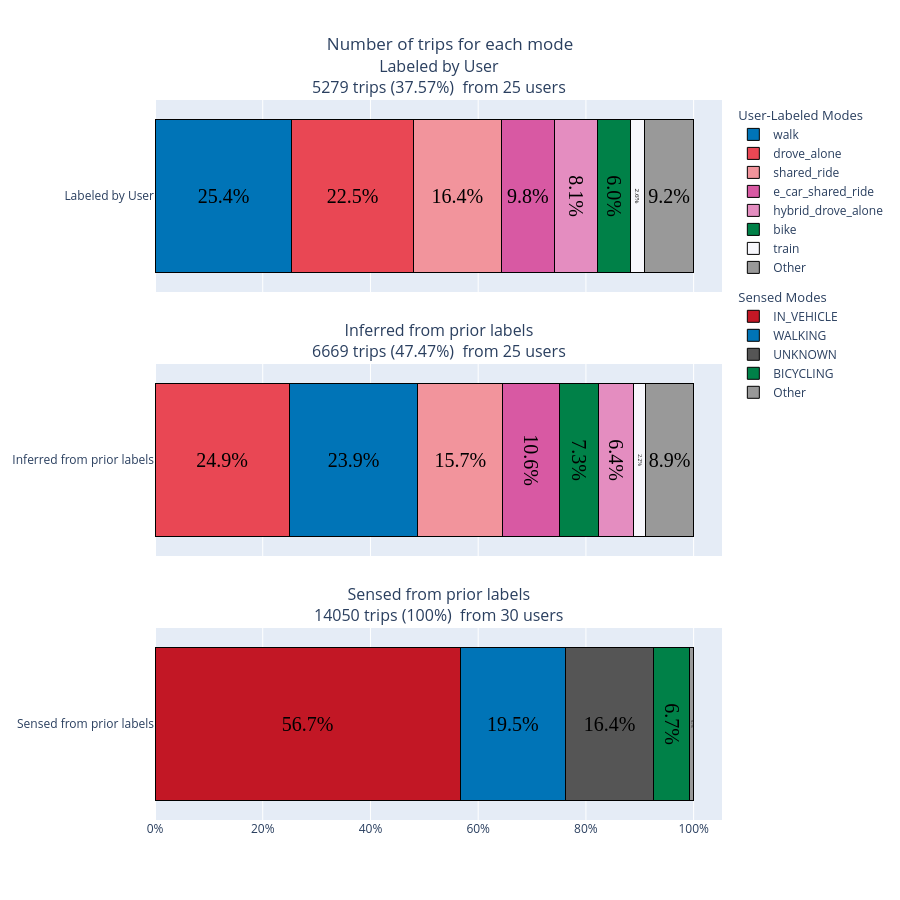

Notebook cell for this chart:
### Code cell
text_results = [["Unmodified Alt Text", "Unmodified HTML"], ["Unmodified Alt Text", "Unmodified HTML"], ["Unmodified Alt Text", "Unmodified HTML"]]

panels = [
    {
        "df": expanded_ct,
        "text": stacked_bar_quality_text_labeled,
        "label": "Labeled by User",
        "legend_title": "User-Labeled Modes",
        "mode_col": "mode_confirm_w_other",
        "colors": colors_mode,
        "show_legend": True
    },

    {
        "df": expanded_ct_inferred,
        "text": stacked_bar_quality_text_inferred,
        "label": "Inferred from prior labels",
        "legend_title": "Inferred Modes",
        "mode_col": "mode_confirm_w_other",
        "colors": colors_mode,
        "show_legend": False
    },

    {
        "df": expanded_ct_sensed,
        "text": stacked_bar_quality_text_sensed,
        "label": "Sensed from prior labels",
        "legend_title": "Sensed Modes",
        "mode_col": "primary_mode",
        "colors": colors_sensed,
        "show_legend": True
    }
]

#layout + column params - TITLE IS DEFINED IN LAYOUT below, NOT IN BUILD_TRIP_PLOT
plot_title = "Number of trips for each mode"
plot_one_layout = dict(height=900,barmode='stack',showlegend=True,title=dict(text=plot_title, x=0.5),legend=dict(orientation="v",traceorder="grouped",tracegroupgap=10))

fig, filename = build_trip_plot(
    distance_col="distance",
    plot_title="Number of trips for each mode",
    file_name="Number_trips_each_mode",
    panels=panels,
    threshold=0.02,
    layout=plot_one_layout
)

fig.update_layout(plot_one_layout)

### Figure 1 — Plotly figure (JSON) as saved in the notebook; plotly's stock layout.template omitted (floating-point values rounded to 4 significant figures)
{"data": [{"hovertemplate": "walk: 25.4%<extra></extra>", "insidetextanchor": "middle", "insidetextfont": {"color": "black", "family": "Times", "size": 20}, "legendgroup": "group_labeled_by_user", "legendgrouptitle": {"text": "User-Labeled Modes"}, "marker": {"color": "#0074b7", "line": {"color": "black", "width": 1}}, "name": "walk", "orientation": "h", "showlegend": true, "text": ["25.4%"], "textposition": "inside", "type": "bar", "x": [0.2542], "xaxis": "x", "y": ["Labeled by User"], "yaxis": "y"}, {"hovertemplate": "drove_alone: 22.5%<extra></extra>", "insidetextanchor": "middle", "insidetextfont": {"color": "black", "family": "Times", "size": 20}, "legendgroup": "group_labeled_by_user", "legendgrouptitle": {"text": "User-Labeled Modes"}, "marker": {"color": "#e94754", "line": {"color": "black", "width": 1}}, "name": "drove_alone", "orientation": "h", "showlegend": true, "text": ["22.5%"], "textposition": "inside", "type": "bar", "x": [0.225], "xaxis": "x", "y": ["Labeled by User"], "yaxis": "y"}, {"hovertemplate": "shared_ride: 16.4%<extra></extra>", "insidetextanchor": "middle", "insidetextfont": {"color": "black", "family": "Times", "size": 20}, "legendgroup": "group_labeled_by_user", "legendgrouptitle": {"text": "User-Labeled Modes"}, "marker": {"color": "#f2949c", "line": {"color": "black", "width": 1}}, "name": "shared_ride", "orientation": "h", "showlegend": true, "text": ["16.4%"], "textposition": "inside", "type": "bar", "x": [0.1637], "xaxis": "x", "y": ["Labeled by User"], "yaxis": "y"}, {"hovertemplate": "e_car_shared_ride: 9.8%<extra></extra>", "insidetextanchor": "middle", "insidetextfont": {"color": "black", "family": "Times", "size": 20}, "legendgroup": "group_labeled_by_user", "legendgrouptitle": {"text": "User-Labeled Modes"}, "marker": {"color": "#d859a3", "line": {"color": "black", "width": 1}}, "name": "e_car_shared_ride", "orientation": "h", "showlegend": true, "text": ["9.8%"], "textposition": "inside", "type": "bar", "x": [0.09831], "xaxis": "x", "y": ["Labeled by User"], "yaxis": "y"}, {"hovertemplate": "hybrid_drove_alone: 8.1%<extra></extra>", "insidetextanchor": "middle", "insidetextfont": {"color": "black", "family": "Times", "size": 20}, "legendgroup": "group_labeled_by_user", "legendgrouptitle": {"text": "User-Labeled Modes"}, "marker": {"color": "#e48dc0", "line": {"color": "black", "width": 1}}, "name": "hybrid_drove_alone", "orientation": "h", "showlegend": true, "text": ["8.1%"], "textposition": "inside", "type": "bar", "x": [0.08089], "xaxis": "x", "y": ["Labeled by User"], "yaxis": "y"}, {"hovertemplate": "bike: 6.0%<extra></extra>", "insidetextanchor": "middle", "insidetextfont": {"color": "black", "family": "Times", "size": 20}, "legendgroup": "group_labeled_by_user", "legendgrouptitle": {"text": "User-Labeled Modes"}, "marker": {"color": "#008148", "line": {"color": "black", "width": 1}}, "name": "bike", "orientation": "h", "showlegend": true, "text": ["6.0%"], "textposition": "inside", "type": "bar", "x": [0.06043], "xaxis": "x", "y": ["Labeled by User"], "yaxis": "y"}, {"hovertemplate": "train: 2.6%<extra></extra>", "insidetextanchor": "middle", "insidetextfont": {"color": "black", "family": "Times", "size": 20}, "legendgroup": "group_labeled_by_user", "legendgrouptitle": {"text": "User-Labeled Modes"}, "marker": {"color": "#f7f7fc", "line": {"color": "black", "width": 1}}, "name": "train", "orientation": "h", "showlegend": true, "text": ["2.6%"], "textposition": "inside", "type": "bar", "x": [0.02576], "xaxis": "x", "y": ["Labeled by User"], "yaxis": "y"}, {"hovertemplate": "Other: 9.2%<extra></extra>", "insidetextanchor": "middle", "insidetextfont": {"color": "black", "family": "Times", "size": 20}, "legendgroup": "group_labeled_by_user", "legendgrouptitle": {"text": "User-Labeled Modes"}, "marker": {"color": "#999", "line": {"color": "black", "width": 1}}, "name": "Other", "orientation": "h", "showlegend": true, "text": ["9.2%"], "textposition": "inside", "type": "bar", "x": [0.09168], "xaxis": "x", "y": ["Labeled by User"], "yaxis": "y"}, {"hovertemplate": "drove_alone: 24.9%<extra></extra>", "insidetextanchor": "middle", "insidetextfont": {"color": "black", "family": "Times", "size": 20}, "legendgroup": "group_inferred_from_prior_labels", "legendgrouptitle": {"text": "Inferred Modes"}, "marker": {"color": "#e94754", "line": {"color": "black", "width": 1}}, "name": "drove_alone", "orientation": "h", "showlegend": false, "text": ["24.9%"], "textposition": "inside", "type": "bar", "x": [0.2494], "xaxis": "x2", "y": ["Inferred from prior labels"], "yaxis": "y2"}, {"hovertemplate": "walk: 23.9%<extra></extra>", "insidetextanchor": "middle", "insidetextfont": {"color": "black", "family": "Times", "size": 20}, "legendgroup": "group_inferred_from_prior_labels", "legendgrouptitle": {"text": "Inferred Modes"}, "marker": {"color": "#0074b7", "line": {"color": "black", "width": 1}}, "name": "walk", "orientation": "h", "showlegend": false, "text": ["23.9%"], "textposition": "inside", "type": "bar", "x": [0.2389], "xaxis": "x2", "y": ["Inferred from prior labels"], "yaxis": "y2"}, {"hovertemplate": "shared_ride: 15.7%<extra></extra>", "insidetextanchor": "middle", "insidetextfont": {"color": "black", "family": "Times", "size": 20}, "legendgroup": "group_inferred_from_prior_labels", "legendgrouptitle": {"text": "Inferred Modes"}, "marker": {"color": "#f2949c", "line": {"color": "black", "width": 1}}, "name": "shared_ride", "orientation": "h", "showlegend": false, "text": ["15.7%"], "textposition": "inside", "type": "bar", "x": [0.1568], "xaxis": "x2", "y": ["Inferred from prior labels"], "yaxis": "y2"}, {"hovertemplate": "e_car_shared_ride: 10.6%<extra></extra>", "insidetextanchor": "middle", "insidetextfont": {"color": "black", "family": "Times", "size": 20}, "legendgroup": "group_inferred_from_prior_labels", "legendgrouptitle": {"text": "Inferred Modes"}, "marker": {"color": "#d859a3", "line": {"color": "black", "width": 1}}, "name": "e_car_shared_ride", "orientation": "h", "showlegend": false, "text": ["10.6%"], "textposition": "inside", "type": "bar", "x": [0.106], "xaxis": "x2", "y": ["Inferred from prior labels"], "yaxis": "y2"}, {"hovertemplate": "bike: 7.3%<extra></extra>", "insidetextanchor": "middle", "insidetextfont": {"color": "black", "family": "Times", "size": 20}, "legendgroup": "group_inferred_from_prior_labels", "legendgrouptitle": {"text": "Inferred Modes"}, "marker": {"color": "#008148", "line": {"color": "black", "width": 1}}, "name": "bike", "orientation": "h", "showlegend": false, "text": ["7.3%"], "textposition": "inside", "type": "bar", "x": [0.07302], "xaxis": "x2", "y": ["Inferred from prior labels"], "yaxis": "y2"}, {"hovertemplate": "hybrid_drove_alone: 6.4%<extra></extra>", "insidetextanchor": "middle", "insidetextfont": {"color": "black", "family": "Times", "size": 20}, "legendgroup": "group_inferred_from_prior_labels", "legendgrouptitle": {"text": "Inferred Modes"}, "marker": {"color": "#e48dc0", "line": {"color": "black", "width": 1}}, "name": "hybrid_drove_alone", "orientation": "h", "showlegend": false, "text": ["6.4%"], "textposition": "inside", "type": "bar", "x": [0.06403], "xaxis": "x2", "y": ["Inferred from prior labels"], "yaxis": "y2"}, {"hovertemplate": "train: 2.2%<extra></extra>", "insidetextanchor": "middle", "insidetextfont": {"color": "black", "family": "Times", "size": 20}, "legendgroup": "group_inferred_from_prior_labels", "legendgrouptitle": {"text": "Inferred Modes"}, "marker": {"color": "#f7f7fc", "line": {"color": "black", "width": 1}}, "name": "train", "orientation": "h", "showlegend": false, "text": ["2.2%"], "textposition": "inside", "type": "bar", "x": [0.02249], "xaxis": "x2", "y": ["Inferred from prior labels"], "yaxis": "y2"}, {"hovertemplate": "Other: 8.9%<extra></extra>", "insidetextanchor": "middle", "insidetextfont": {"color": "black", "family": "Times", "size": 20}, "legendgroup": "group_inferred_from_prior_labels", "legendgrouptitle": {"text": "Inferred Modes"}, "marker": {"color": "#999", "line": {"color": "black", "width": 1}}, "name": "Other", "orientation": "h", "showlegend": false, "text": ["8.9%"], "textposition": "inside", "type": "bar", "x": [0.08937], "xaxis": "x2", "y": ["Inferred from prior labels"], "yaxis": "y2"}, {"hovertemplate": "IN_VEHICLE: 56.7%<extra></extra>", "insidetextanchor": "middle", "insidetextfont": {"color": "black", "family": "Times", "size": 20}, "legendgroup": "group_sensed_from_prior_labels", "legendgrouptitle": {"text": "Sensed Modes"}, "marker": {"color": "#c21725", "line": {"color": "black", "width": 1}}, "name": "IN_VEHICLE", "orientation": "h", "showlegend": true, "text": ["56.7%"], "textposition": "inside", "type": "bar", "x": [0.567], "xaxis": "x3", "y": ["Sensed from prior labels"], "yaxis": "y3"}, {"hovertemplate": "WALKING: 19.5%<extra></extra>", "insidetextanchor": "middle", "insidetextfont": {"color": "black", "family": "Times", "size": 20}, "legendgroup": "group_sensed_from_prior_labels", "legendgrouptitle": {"text": "Sensed Modes"}, "marker": {"color": "#0074b7", "line": {"color": "black", "width": 1}}, "name": "WALKING", "orientation": "h", "showlegend": true, "text": ["19.5%"], "textposition": "inside", "type": "bar", "x": [0.1949], "xaxis": "x3", "y": ["Sensed from prior labels"], "yaxis": "y3"}, {"hovertemplate": "UNKNOWN: 16.4%<extra></extra>", "insidetextanchor": "middle", "insidetextfont": {"color": "black", "family": "Times", "size": 20}, "legendgroup": "group_sensed_from_prior_labels", "legendgrouptitle": {"text": "Sensed Modes"}, "marker": {"color": "#555555", "line": {"color": "black", "width": 1}}, "name": "UNKNOWN", "orientation": "h", "showlegend": true, "text": ["16.4%"], "textposition": "inside", "type": "bar", "x": [0.1642], "xaxis": "x3", "y": ["Sensed from prior labels"], "yaxis": "y3"}, {"hovertemplate": "BICYCLING: 6.7%<extra></extra>", "insidetextanchor": "middle", "insidetextfont": {"color": "black", "family": "Times", "size": 20}, "legendgroup": "group_sensed_from_prior_labels", "legendgrouptitle": {"text": "Sensed Modes"}, "marker": {"color": "#008148", "line": {"color": "black", "width": 1}}, "name": "BICYCLING", "orientation": "h", "showlegend": true, "text": ["6.7%"], "textposition": "inside", "type": "bar", "x": [0.06705], "xaxis": "x3", "y": ["Sensed from prior labels"], "yaxis": "y3"}, {"hovertemplate": "Other: 0.7%<extra></extra>", "insidetextanchor": "middle", "insidetextfont": {"color": "black", "family": "Times", "size": 20}, "legendgroup": "group_sensed_from_prior_labels", "legendgrouptitle": {"text": "Sensed Modes"}, "marker": {"color": "#999", "line": {"color": "black", "width": 1}}, "name": "Other", "orientation": "h", "showlegend": true, "text": ["0.7%"], "textposition": "inside", "type": "bar", "x": [0.006833], "xaxis": "x3", "y": ["Sensed from prior labels"], "yaxis": "y3"}], "layout": {"annotations": [{"font": {"size": 16}, "showarrow": false, "text": "Labeled by User<br>5279 trips (37.57%)\n from 25 users", "x": 0.5, "xanchor": "center", "xref": "paper", "y": 1, "yanchor": "bottom", "yref": "paper"}, {"font": {"size": 16}, "showarrow": false, "text": "Inferred from prior labels<br>6669 trips (47.47%)\n from 25 users", "x": 0.5, "xanchor": "center", "xref": "paper", "y": 0.6333, "yanchor": "bottom", "yref": "paper"}, {"font": {"size": 16}, "showarrow": false, "text": "Sensed from prior labels<br>14050 trips (100%)\n from 30 users", "x": 0.5, "xanchor": "center", "xref": "paper", "y": 0.2667, "yanchor": "bottom", "yref": "paper"}], "barmode": "stack", "height": 900, "legend": {"orientation": "v", "tracegroupgap": 10, "traceorder": "grouped"}, "showlegend": true, "title": {"text": "Number of trips for each mode", "x": 0.5}, "xaxis": {"anchor": "y", "domain": [0, 1], "matches": "x3", "showticklabels": false, "tickformat": ".0%"}, "xaxis2": {"anchor": "y2", "domain": [0, 1], "matches": "x3", "showticklabels": false, "tickformat": ".0%"}, "xaxis3": {"anchor": "y3", "domain": [0, 1], "tickformat": ".0%"}, "yaxis": {"anchor": "x", "domain": [0.7333, 1]}, "yaxis2": {"anchor": "x2", "domain": [0.3667, 0.6333]}, "yaxis3": {"anchor": "x3", "domain": [0, 0.2667]}}}
